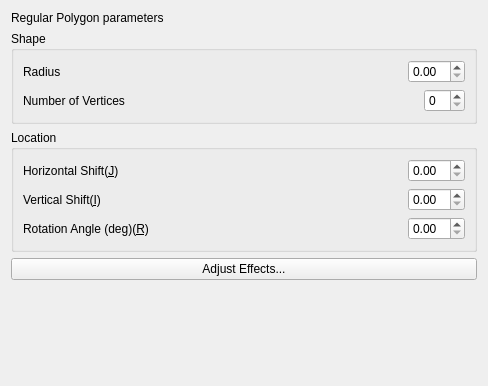
<?xml version="1.0" encoding="UTF-8"?>
<ui version="4.0">
 <class>Form</class>
 <widget class="QWidget" name="Form">
  <property name="geometry">
   <rect>
    <x>0</x>
    <y>0</y>
    <width>488</width>
    <height>386</height>
   </rect>
  </property>
  <property name="windowTitle">
   <string>Form</string>
  </property>
  <layout class="QVBoxLayout" name="verticalLayout_3">
   <item>
    <widget class="QLabel" name="label">
     <property name="text">
      <string>Regular Polygon parameters</string>
     </property>
    </widget>
   </item>
   <item>
    <widget class="QGroupBox" name="groupBox">
     <property name="title">
      <string>Shape</string>
     </property>
     <layout class="QVBoxLayout" name="verticalLayout_2">
      <item>
       <layout class="QHBoxLayout" name="horizontalLayout">
        <item>
         <widget class="QLabel" name="label_2">
          <property name="text">
           <string>Radius</string>
          </property>
         </widget>
        </item>
        <item>
         <spacer name="horizontalSpacer">
          <property name="orientation">
           <enum>Qt::Horizontal</enum>
          </property>
          <property name="sizeHint" stdset="0">
           <size>
            <width>40</width>
            <height>20</height>
           </size>
          </property>
         </spacer>
        </item>
        <item>
         <widget class="QDoubleSpinBox" name="doubleSpinBox_polygon_radius"/>
        </item>
       </layout>
      </item>
      <item>
       <layout class="QHBoxLayout" name="horizontalLayout_2">
        <item>
         <widget class="QLabel" name="label_3">
          <property name="text">
           <string>Number of Vertices</string>
          </property>
         </widget>
        </item>
        <item>
         <spacer name="horizontalSpacer_2">
          <property name="orientation">
           <enum>Qt::Horizontal</enum>
          </property>
          <property name="sizeHint" stdset="0">
           <size>
            <width>40</width>
            <height>20</height>
           </size>
          </property>
         </spacer>
        </item>
        <item>
         <widget class="QSpinBox" name="spinBox_vertices_number"/>
        </item>
       </layout>
      </item>
     </layout>
    </widget>
   </item>
   <item>
    <widget class="QGroupBox" name="groupBox_2">
     <property name="title">
      <string>Location</string>
     </property>
     <layout class="QVBoxLayout" name="verticalLayout">
      <item>
       <layout class="QHBoxLayout" name="horizontalLayout_6">
        <item>
         <widget class="QLabel" name="label_wedge_center_j">
          <property name="text">
           <string>Horizontal Shift(&amp;J)</string>
          </property>
          <property name="buddy">
           <cstring>doubleSpinBox_polygon_center_j</cstring>
          </property>
         </widget>
        </item>
        <item>
         <spacer name="horizontalSpacer_5">
          <property name="orientation">
           <enum>Qt::Horizontal</enum>
          </property>
          <property name="sizeHint" stdset="0">
           <size>
            <width>40</width>
            <height>20</height>
           </size>
          </property>
         </spacer>
        </item>
        <item>
         <widget class="QDoubleSpinBox" name="doubleSpinBox_polygon_center_j"/>
        </item>
       </layout>
      </item>
      <item>
       <layout class="QHBoxLayout" name="horizontalLayout_5">
        <item>
         <widget class="QLabel" name="label_wedge_center_i">
          <property name="text">
           <string>Vertical Shift(&amp;I)</string>
          </property>
          <property name="buddy">
           <cstring>doubleSpinBox_polygon_center_i</cstring>
          </property>
         </widget>
        </item>
        <item>
         <spacer name="horizontalSpacer_6">
          <property name="orientation">
           <enum>Qt::Horizontal</enum>
          </property>
          <property name="sizeHint" stdset="0">
           <size>
            <width>40</width>
            <height>20</height>
           </size>
          </property>
         </spacer>
        </item>
        <item>
         <widget class="QDoubleSpinBox" name="doubleSpinBox_polygon_center_i"/>
        </item>
       </layout>
      </item>
      <item>
       <layout class="QHBoxLayout" name="horizontalLayout_3">
        <item>
         <widget class="QLabel" name="label_wedge_rotate_angle">
          <property name="text">
           <string>Rotation Angle (deg)(&amp;R)</string>
          </property>
          <property name="buddy">
           <cstring>doubleSpinBox_polygon_rotate_angle</cstring>
          </property>
         </widget>
        </item>
        <item>
         <spacer name="horizontalSpacer_3">
          <property name="orientation">
           <enum>Qt::Horizontal</enum>
          </property>
          <property name="sizeHint" stdset="0">
           <size>
            <width>40</width>
            <height>20</height>
           </size>
          </property>
         </spacer>
        </item>
        <item>
         <widget class="QDoubleSpinBox" name="doubleSpinBox_polygon_rotate_angle"/>
        </item>
       </layout>
      </item>
     </layout>
    </widget>
   </item>
   <item>
    <widget class="QPushButton" name="pushButton_adjust_effects">
     <property name="text">
      <string>Adjust Effects...</string>
     </property>
    </widget>
   </item>
   <item>
    <spacer name="verticalSpacer">
     <property name="orientation">
      <enum>Qt::Vertical</enum>
     </property>
     <property name="sizeHint" stdset="0">
      <size>
       <width>20</width>
       <height>98</height>
      </size>
     </property>
    </spacer>
   </item>
  </layout>
 </widget>
 <resources/>
 <connections/>
</ui>
